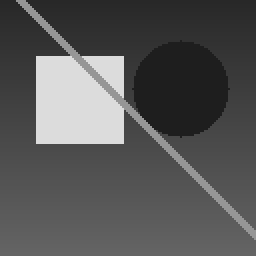
#> input picture 23_Image_Processing/Convolution_Filters/data/shapes_128.png, 128 x 128 px (shown 2 times larger)
$ python main.py --file ../data/shapes_128.png
#> lines starting #> are read from the running program, lines starting #| are printed output that depends on the picture
### 23_Image_Processing/Convolution_Filters/src/filters.py
"""Convolution filters from scratch - offline.

Implements 2D convolution, classic kernels (box, gaussian, sharpen,
emboss), separable-kernel fast paths, and four edge-padding modes
using only NumPy. Local images in, filtered images + stats out -
no network, no downloads, no OpenCV/scipy required.
"""

from __future__ import annotations

import logging
from pathlib import Path
from typing import Any

import numpy as np
from PIL import Image

LOG = logging.getLogger("filters")

EDGE_MODES = ("constant", "reflect", "replicate", "wrap")
FILTER_NAMES = ("box", "gaussian", "sharpen", "emboss")
SHADES = " .:-=+*#%@"
MAX_DIM = 512
MIN_DIM = 8


class ImgError(RuntimeError):
    """Raised for missing files, bad images, and invalid filter inputs."""


# --------------------------------------------------------------------------- #
# Image loading / saving / ASCII preview
# --------------------------------------------------------------------------- #
def load_image(path: str | Path) -> np.ndarray:
    """Load a PNG/JPEG as a 2D uint8 array (RGB is converted to grey)."""
    source = Path(path)
    if not source.is_file():
        raise ImgError(f"file not found: {source}")
    try:
        with Image.open(source) as handle:
#> handle is the input picture: PIL image 128x128 L; min 30, max 220, mean 86.9
            array = np.asarray(handle.convert("L"), dtype=np.uint8)
    except ImgError:
        raise
    except Exception as exc:
        raise ImgError(f"could not read image {source.name}: {exc}") from exc
    if array.ndim != 2:
        raise ImgError(f"expected a 2D grayscale image, got {array.ndim}D")
    height, width = array.shape
#> height = 128; width = 128
    if height < MIN_DIM or width < MIN_DIM:
        raise ImgError(f"image too small: {height}x{width} "
                       f"(need >= {MIN_DIM}x{MIN_DIM})")
    if height > MAX_DIM or width > MAX_DIM:
        raise ImgError(f"image too large: {height}x{width} "
                       f"(max {MAX_DIM}x{MAX_DIM})")
    return array


# [45 lines left out: functions save_image, ascii_thumb, box_kernel, not called in this run]


def gaussian_kernel_1d(sigma: float) -> np.ndarray:
    """Normalised 1D gaussian, radius = ceil(3 * sigma)."""
    if not np.isfinite(sigma) or sigma <= 0:
        raise ImgError(f"sigma must be > 0, got {sigma}")
    radius = max(int(np.ceil(3.0 * sigma)), 1)
    x = np.arange(-radius, radius + 1, dtype=np.float64)
    kernel = np.exp(-(x * x) / (2.0 * sigma * sigma))
    return kernel / kernel.sum()


# [45 lines left out: functions gaussian_kernel, sharpen_kernel, emboss_kernel, get_kernel, not called in this run]


# --------------------------------------------------------------------------- #
# Padding and convolution
# --------------------------------------------------------------------------- #
def _validate_mode(mode: str) -> str:
    if mode not in EDGE_MODES:
        raise ImgError(f"unknown edge mode {mode!r} "
                       f"(choose from {', '.join(EDGE_MODES)})")
    return mode


_PAD_MODES = {"constant": "constant", "reflect": "reflect",
              "replicate": "edge", "wrap": "wrap"}


def _pad(image: np.ndarray, pad: tuple[tuple[int, int], tuple[int, int]],
         mode: str) -> np.ndarray:
    """np.pad wrapper with validated mode (zero-fill for 'constant')."""
    _validate_mode(mode)
    if mode == "constant":
        return np.pad(image, pad, mode="constant", constant_values=0.0)
    return np.pad(image, pad, mode=_PAD_MODES[mode])


# [43 lines left out: functions pad_image, convolve, not called in this run]


def convolve_separable(image: np.ndarray, kernel_1d: np.ndarray,
                       mode: str = "reflect") -> np.ndarray:
    """Two 1D passes for a separable kernel - equal to the full 2D result."""
#> called with kernel_1d = array of shape (11,), mode = 'reflect'
    image = np.asarray(image, dtype=np.float64)
    if image.ndim != 2:
        raise ImgError(f"expected a 2D image, got {image.ndim}D")
    kernel_1d = np.asarray(kernel_1d, dtype=np.float64)
    if kernel_1d.ndim != 1 or kernel_1d.size == 0:
        raise ImgError("kernel_1d must be a non-empty 1D array")
    if not np.isfinite(kernel_1d).all():
        raise ImgError("kernel_1d must be finite")
    if kernel_1d.size % 2 == 0:
        raise ImgError(f"kernel_1d must have odd length, "
                       f"got {kernel_1d.size}")
    _validate_mode(mode)

    radius = kernel_1d.size // 2
    height, width = image.shape
#> height = 128; width = 128
    if radius >= height or radius >= width:
        raise ImgError(f"kernel radius {radius} must be smaller than the "
                       f"image ({height}x{width})")

    # horizontal pass (flipped for convolution)
    padded = _pad(image, ((0, 0), (radius, radius)), mode)
#> in _pad, `return np.pad(image, pad, mode=_PAD_MODES[mode])`:
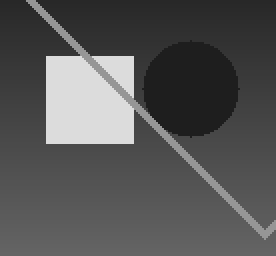
#> returned value: shape (128, 138) float64 (shown 2 times larger); min 30, max 220, mean 85.8
    windows = np.lib.stride_tricks.sliding_window_view(
        padded, kernel_1d.size, axis=1)                   # (h, w, kw)
    rows = np.einsum("ijk,k->ij", windows, kernel_1d[::-1])
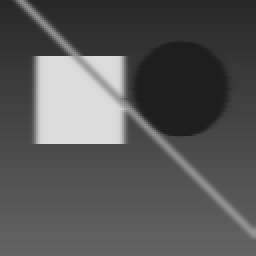
#> rows: shape (128, 128) float64 (shown 2 times larger); min 30, max 220, mean 86.9

    # vertical pass
    padded = _pad(rows, ((radius, radius), (0, 0)), mode)
#> call 2 of _pad, with pad = ((5, 5), (0, 0)), mode = 'reflect'
#> in _pad (call 2), `return np.pad(image, pad, mode=_PAD_MODES[mode])`:
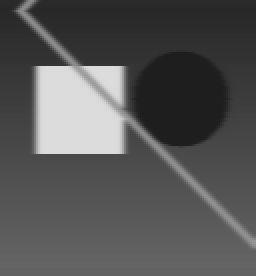
#> returned value: shape (138, 128) float64 (shown 2 times larger); min 30, max 220, mean 85.8
    windows = np.lib.stride_tricks.sliding_window_view(
        padded, kernel_1d.size, axis=0)                   # (h, w, kh)
    return np.einsum("ijk,k->ij", windows, kernel_1d[::-1])
#> returned value: shape (128, 128) float64


# --------------------------------------------------------------------------- #
# Applying filters
# --------------------------------------------------------------------------- #
def _to_uint8(array: np.ndarray) -> np.ndarray:
    """Clip to 0..255 and round back to uint8 (deterministic)."""
    return np.clip(np.rint(np.asarray(array, dtype=np.float64)),
                   0, 255).astype(np.uint8)


def apply_filter(image: np.ndarray, name: str, mode: str = "reflect",
                 **params: Any) -> np.ndarray:
    """Apply a named kernel and return a uint8 image of the same shape."""
    if name == "gaussian":
        sigma = float(params.get("sigma", 1.0))
        size = params.get("size")
        if size is None:
            kernel_1d = gaussian_kernel_1d(sigma)
            filtered = convolve_separable(image, kernel_1d, mode)
        else:
            filtered = convolve(image, gaussian_kernel(size, sigma), mode)
    elif name == "box":
        filtered = convolve(image, box_kernel(int(params.get("size", 3))),
                            mode)
    else:
        filtered = convolve(image, get_kernel(name, **params), mode)
    return _to_uint8(filtered)


def filter_report(image: np.ndarray, filtered: np.ndarray) -> dict[str, Any]:
    """Summary statistics of a filtered image vs its original."""
    if image.shape != filtered.shape:
        raise ImgError("image and filtered must have the same shape")
    difference = image.astype(np.float64) - filtered.astype(np.float64)
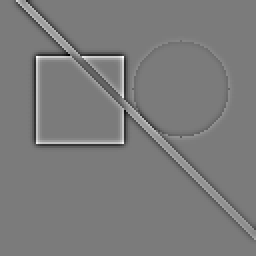
#> difference: shape (128, 128) float64 (shown 2 times larger); min -94, max 100, mean 0; drawn with min black and max white
    mse = float(np.mean(difference * difference))
#> mse = 132
    return {
        "mean": round(float(filtered.mean()), 3),
        "std": round(float(filtered.std()), 3),
        "min": int(filtered.min()),
        "max": int(filtered.max()),
        "mse": round(mse, 4),
        "psnr_db": round(psnr(image, filtered), 3),
    }


# --------------------------------------------------------------------------- #
# Metrics
# --------------------------------------------------------------------------- #
def mse(first: np.ndarray, second: np.ndarray) -> float:
    """Mean squared error between two images."""
    a = np.asarray(first, dtype=np.float64)
    b = np.asarray(second, dtype=np.float64)
    if a.shape != b.shape:
        raise ImgError(f"shape mismatch: {a.shape} vs {b.shape}")
    return float(np.mean((a - b) ** 2))


def psnr(first: np.ndarray, second: np.ndarray,
         peak: float = 255.0) -> float:
    """Peak signal-to-noise ratio in dB; identical images give inf."""
    error = mse(first, second)
#> error = 132
    if error == 0.0:
        return float("inf")
    return 10.0 * np.log10((peak * peak) / error)


# --------------------------------------------------------------------------- #
# Bundled demo
# --------------------------------------------------------------------------- #
DEMO_IMG = Path(__file__).resolve().parent.parent / "data" / "shapes_128.png"
RAMP_IMG = Path(__file__).resolve().parent.parent / "data" / "gradient_64.png"


# [103 lines left out: function run_demo, not called in this run]

### 23_Image_Processing/Convolution_Filters/src/main.py
"""Command line entry point for Convolution Filters.

Usage
-----
    python src/main.py --demo                             # bundled images
    python src/main.py --file img.png --filter gaussian   # one filter pass
    python src/main.py --file img.png --filter box --size 5 --edges wrap
    python src/main.py --file img.png --filter sharpen --out out.png
    python src/main.py --file img.png --filter emboss --json stats.json

Fully offline: local image in, filtered PNG + stats out. No network,
no API keys, no downloads.
"""

from __future__ import annotations

import argparse
import contextlib
import io
import json
import logging
import sys
from pathlib import Path

from filters import (
    DEMO_IMG,
    EDGE_MODES,
    FILTER_NAMES,
    ImgError,
    apply_filter,
    filter_report,
    load_image,
    run_demo,
    save_image,
)

logging.basicConfig(level=logging.INFO, format="%(levelname)s | %(message)s")
LOG = logging.getLogger("filters")

BANNER = """
========================================
 CONVOLUTION FILTERS
   box/gaussian/sharpen/emboss from
   scratch with NumPy only
========================================
"""


def _run_demo(quiet: bool, func, *args, **kwargs) -> int:
    """Run the offline demo; with --quiet no stream prints anything."""
    if not quiet:
        return func(*args, **kwargs)
    # --quiet: silence the demo's own prints and its log records alike, so a
    # scripted run writes nothing to stdout or stderr.
    level = logging.root.manager.disable
    logging.disable(logging.CRITICAL)
    try:
        with contextlib.redirect_stdout(io.StringIO()):
            return func(*args, **kwargs)
    finally:
        logging.disable(level)


def build_parser() -> argparse.ArgumentParser:
    parser = argparse.ArgumentParser(
        description="Apply classic convolution filters to an image (offline)")
    parser.add_argument("--demo", action="store_true",
                        help="run the bundled offline demo")
    parser.add_argument("--file", type=Path, default=None,
                        help="input image (PNG/JPEG, <= 512x512)")
    parser.add_argument("--filter", choices=FILTER_NAMES, default="gaussian",
                        help="filter to apply (default gaussian)")
    parser.add_argument("--size", type=int, default=None,
                        help="odd kernel size for box/gaussian (default: "
                             "box 3, gaussian = 3*sigma)")
    parser.add_argument("--sigma", type=float, default=1.5,
                        help="gaussian sigma (default 1.5)")
    parser.add_argument("--edges", choices=EDGE_MODES, default="reflect",
                        help="edge padding mode (default reflect)")
    parser.add_argument("--out", type=Path, default=None,
                        help="write the filtered image to this PNG path")
    parser.add_argument("--json", type=Path, default=None,
                        help="write filter statistics as JSON")
    parser.add_argument("--quiet", action="store_true",
                        help="suppress the text report")
    return parser


def main(argv: list[str] | None = None) -> int:
    parser = build_parser()
    args = parser.parse_args(argv)

    if args.demo:
        try:
            return _run_demo(args.quiet, run_demo)
        except ImgError as exc:
            if not args.quiet:
                print(f"Error: {exc}", file=sys.stderr)
            return 0
    if args.file is None:
        parser.error("one of the arguments --demo --file is required")

    # ---- fast-fail: validate flag inputs BEFORE loading/processing ------- #
    if args.filter in ("box", "gaussian") and args.size is not None \
            and args.size < 1:
        print(f"Error: --size must be >= 1, got {args.size}",
              file=sys.stderr)
        return 2
    if args.filter == "gaussian" and (not args.sigma or args.sigma <= 0
                                      or args.sigma != args.sigma):
        print(f"Error: --sigma must be > 0, got {args.sigma}", file=sys.stderr)
        return 2

    if not args.quiet:
        print(BANNER)
    try:
        image = load_image(args.file)
        params: dict[str, object] = {}
        if args.size is not None:
            params["size"] = args.size
        if args.filter == "gaussian":
            params["sigma"] = args.sigma
        filtered = apply_filter(image, args.filter, mode=args.edges, **params)
        stats = filter_report(image, filtered)
#> stats = {'mean': 86.92, 'std': 50.78, 'min': 30, 'max': 220, 'mse': 132, 'psnr_db': 26.93}
    except ImgError as exc:
        print(f"Error: {exc}", file=sys.stderr)
        return 2

    if not args.quiet:
        print(f"Filtered {args.file.name}: {image.shape[0]}x{image.shape[1]} "
              f"grey with {args.filter} (edges={args.edges})")
#| Filtered shapes_128.png: 128x128 grey with gaussian (edges=reflect)
        print(f"  mean {stats['mean']}  std {stats['std']}  "
              f"range {stats['min']}..{stats['max']}")
#|   mean 86.921  std 50.784  range 30..220
        print(f"  MSE vs original {stats['mse']}  "
              f"PSNR {stats['psnr_db']} dB")
#|   MSE vs original 131.98  PSNR 26.926 dB

    if args.out is not None:
        try:
            save_image(filtered, args.out)
        except ImgError as exc:
            print(f"Error: {exc}", file=sys.stderr)
            return 2
        if not args.quiet:
            print(f"Wrote {args.out}")

    if args.json:
        payload = {
            "file": str(args.file),
            "filter": args.filter,
            "edges": args.edges,
            "size": args.size,
            "sigma": args.sigma if args.filter == "gaussian" else None,
            **stats,
        }
        args.json.parent.mkdir(parents=True, exist_ok=True)
        args.json.write_text(json.dumps(payload, indent=2), encoding="utf-8")
        if not args.quiet:
            print(f"Wrote {args.json}")

    if not args.quiet:
        print("\nDone.")
    return 0


if __name__ == "__main__":
    raise SystemExit(main())
#> (the program exits here)
